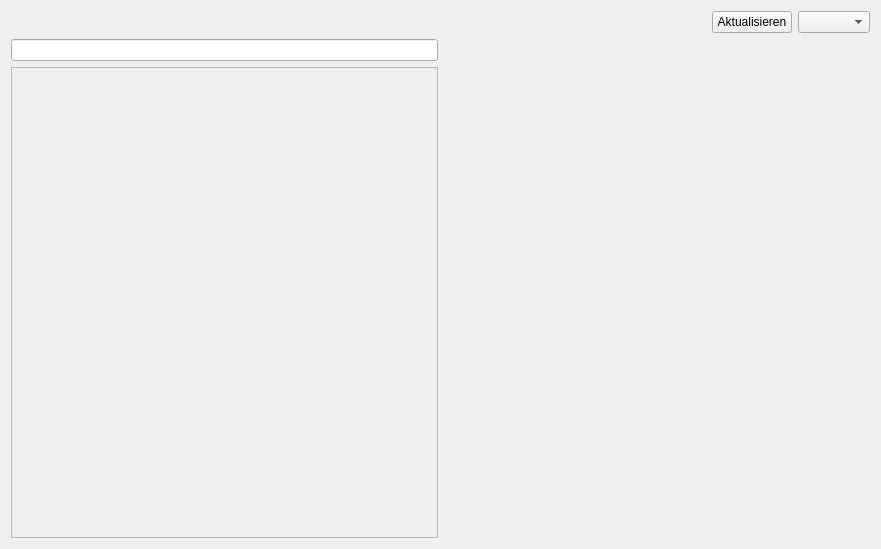
<?xml version="1.0" encoding="UTF-8"?>
<ui version="4.0">
 <class>Verbrauch</class>
 <widget class="QWidget" name="Verbrauch">
  <property name="geometry">
   <rect>
    <x>0</x>
    <y>0</y>
    <width>881</width>
    <height>549</height>
   </rect>
  </property>
  <property name="windowTitle">
   <string>Verbrauch</string>
  </property>
  <layout class="QVBoxLayout" name="verticalLayout">
   <item>
    <layout class="QHBoxLayout" name="horizontalLayout">
     <item>
      <spacer name="horizontalSpacer">
       <property name="orientation">
        <enum>Qt::Horizontal</enum>
       </property>
       <property name="sizeHint" stdset="0">
        <size>
         <width>40</width>
         <height>20</height>
        </size>
       </property>
      </spacer>
     </item>
     <item>
      <widget class="QPushButton" name="pushButton_refresh">
       <property name="text">
        <string>Aktualisieren</string>
       </property>
      </widget>
     </item>
     <item>
      <widget class="QComboBox" name="comboBox_period"/>
     </item>
    </layout>
   </item>
   <item>
    <layout class="QHBoxLayout" name="horizontalLayout_2">
     <item>
      <layout class="QVBoxLayout" name="verticalLayout_2">
       <item>
        <widget class="QLineEdit" name="lineEdit_filterArticles">
         <property name="sizePolicy">
          <sizepolicy hsizetype="Minimum" vsizetype="Fixed">
           <horstretch>0</horstretch>
           <verstretch>0</verstretch>
          </sizepolicy>
         </property>
        </widget>
       </item>
       <item>
        <widget class="QScrollArea" name="scrollArea_articleSelection">
         <property name="sizePolicy">
          <sizepolicy hsizetype="Minimum" vsizetype="Expanding">
           <horstretch>0</horstretch>
           <verstretch>0</verstretch>
          </sizepolicy>
         </property>
         <property name="widgetResizable">
          <bool>true</bool>
         </property>
         <widget class="QWidget" name="scrollAreaWidgetContents">
          <property name="geometry">
           <rect>
            <x>0</x>
            <y>0</y>
            <width>426</width>
            <height>474</height>
           </rect>
          </property>
         </widget>
        </widget>
       </item>
      </layout>
     </item>
     <item>
      <widget class="ReportGraphicsViewWidget" name="graphicsView" native="true"/>
     </item>
    </layout>
   </item>
  </layout>
 </widget>
 <customwidgets>
  <customwidget>
   <class>ReportGraphicsViewWidget</class>
   <extends>QWidget</extends>
   <header>reports.reportGraphicsViewWidget</header>
   <container>1</container>
  </customwidget>
 </customwidgets>
 <resources/>
 <connections/>
</ui>
